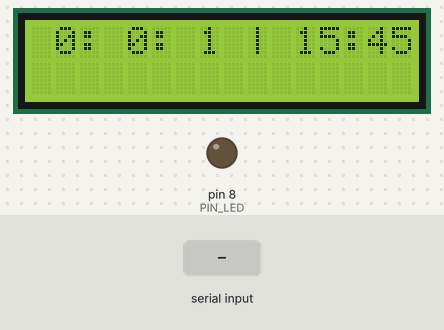
Bench run of a sketch on a simulated Arduino Uno, built with avr-gcc and run on an emulated ATmega328P. Parts: 16×2 character LCD, output pins drawn as LEDs (lit = HIGH). Inputs (shaded band) come from the test bench. What the sketch prints to the serial monitor is not drawn.

Above: at 1.2 s.
1.3 s: "2\n" received over the second serial link
At 5.4 s:
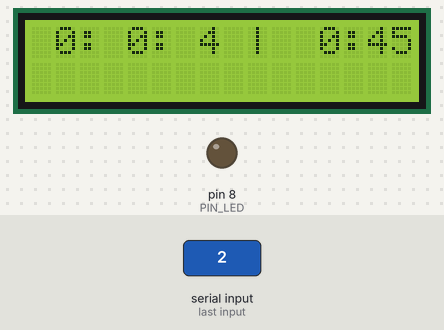
5.5 s: "90,45,200\n" received over Serial
7.6 s: "90,45\n" received over Serial
At 9.5 s:
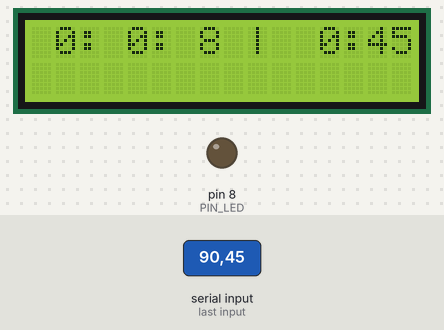
9.6 s: "90,45,200\n" received over the second serial link
12.6 s: "90,45,200,10\n" received over Serial
14.7 s: "1\n" received over the second serial link
Timing chart, 0 to 17.7 s (numbered marks = the images above; inputs shaded):
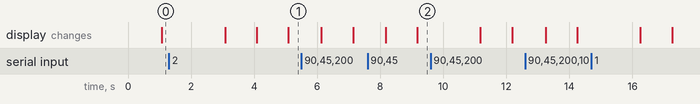

The sketch:

codeArduino.ino
```cpp
#include <SoftwareSerial.h>   // librairie pour creer une nouvelle connexion serie max 9600 baud
#include <LiquidCrystal.h>
#define PIN_LED 8

SoftwareSerial BTSerial(6, 7); // RX | TX
LiquidCrystal lcd(12,11,5,4,3,2);

int heures, minutes, secondes, hAlarme = 15, minutesAlarme = 45;
char heure[50] = "";

void setup()
{
  pinMode(6, INPUT);
  pinMode(7, OUTPUT);
  Serial.begin(9600);
  Serial.println("==> Entrer une commande :");
  BTSerial.begin(9600);  // HC-05 9600 baud
  pinMode(PIN_LED, OUTPUT);
  lcd.begin(16,2);
}

void loop()
{
  gestionHeure();
  int i = 0;
  char someChar[32] = {0};
  String messageComplet;
  String msg;
  String fonction;

  if(Serial.available()) {
    do{
      someChar[i++] = Serial.read();
      delay(3);
    }while (Serial.available() > 0);
    BTSerial.println(someChar);
    Serial.println(someChar);
  }

  while(BTSerial.available()){
    messageComplet = BTSerial.readString();

    fonction = getMsgInfo(messageComplet, '_', 0);
    msg = getMsgInfo(messageComplet, '_', 1);

    switch (fonction.toInt()){
      case 1: //Afficher l'utilisateur connecté
        getionBluetooth(msg);
        Serial.println("L'utilisateur connecté est : ");
        Serial.println(msg);
        break;

      case 2: //changer l'heure de l'alarme
        hAlarme = msg.toInt();
        break;

      case 3: //changer les minutes de l'alargmes
        minutesAlarme = msg.toInt();
        break;

      case 4: //changer l'heure
        heures = msg.toInt();
        break;

      case 5: //changer les minutes
        minutes = msg.toInt();
        break;

      case 6:
        Serial.println("Actionnement du diffuseur");
        pshiiiit();
        break;

      default:
        Serial.println("Aucune commande connu");
        break;
    }

    Serial.println(messageComplet);
  }
}


String getMsgInfo(String data, char separator, int index){
  int found = 0;
  int strIndex[] = {0, -1};
  int maxIndex = data.length()-1;
  for(int i=0; i<=maxIndex && found<=index; i++){
    if(data.charAt(i)==separator || i==maxIndex){
      found++;
      strIndex[0] = strIndex[1]+1;
      strIndex[1] = (i == maxIndex) ? i+1 : i;
    }
  }
  return found>index ? data.substring(strIndex[0], strIndex[1]) : "";
}

void gestionHeure(){
  if(secondes == 60){
    secondes = 0;
    minutes++;
  }
  if(minutes == 60){
    minutes = 0;
    heures++;
  }
  if(heures == 24){
    heures = 0;
  }
  //verification heure = alarme
  if(heures == hAlarme && minutes == minutesAlarme && secondes == 0){
    pshiiiit(); //fonction qui actionne le diffuseur
  }
  //affichage sur écran LCD
  sprintf(heure,"%2d:%2d:%2d | %2d:%2d",heures,minutes,secondes,hAlarme,minutesAlarme);
  lcd.home();
  lcd.write(heure);
  delay(1000); //attendre une seconde
  secondes++;
}

void pshiiiit(){
  digitalWrite(PIN_LED,HIGH);
  delay(1000);
  digitalWrite(PIN_LED,LOW);
  secondes++;
}

void getionBluetooth(String nom){
  lcd.setCursor(0,1);
  lcd.print(nom);
}
```
